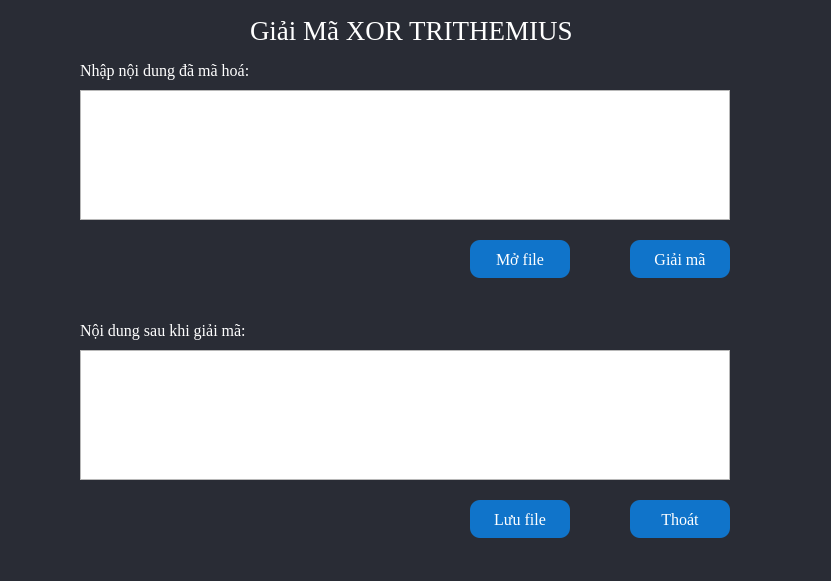
<?xml version="1.0" encoding="UTF-8"?>
<ui version="4.0">
 <class>Form</class>
 <widget class="QWidget" name="Form">
  <property name="geometry">
   <rect>
    <x>0</x>
    <y>0</y>
    <width>831</width>
    <height>581</height>
   </rect>
  </property>
  <property name="windowTitle">
   <string>Form</string>
  </property>
  <property name="styleSheet">
   <string notr="true">#Form{
background-color: #292C35;
color: rgb(255, 255, 255);
}
#btnGiaiMa{
	background-color: #1074CA;
	color: rgb(255, 255, 255);
	border-radius: 10px;
}
#btnOpenFile{
	background-color: #1074CA;
	color: rgb(255, 255, 255);
	border-radius: 10px;
}
#btnSaveFile{
	background-color: #1074CA;
	color: rgb(255, 255, 255);
	border-radius: 10px;

}
#btnClose{
	background-color: #1074CA;
	color: rgb(255, 255, 255);
	border-radius: 10px;

}</string>
  </property>
  <widget class="QTextEdit" name="txtVanBanGoc">
   <property name="geometry">
    <rect>
     <x>80</x>
     <y>350</y>
     <width>650</width>
     <height>130</height>
    </rect>
   </property>
   <property name="font">
    <font>
     <family>Times New Roman</family>
     <pointsize>12</pointsize>
    </font>
   </property>
   <property name="styleSheet">
    <string notr="true">color: rgb(255, 255, 255);
font: 12pt &quot;Times New Roman&quot;;</string>
   </property>
  </widget>
  <widget class="QLabel" name="label_2">
   <property name="geometry">
    <rect>
     <x>80</x>
     <y>60</y>
     <width>221</width>
     <height>21</height>
    </rect>
   </property>
   <property name="font">
    <font>
     <family>Times New Roman</family>
     <pointsize>12</pointsize>
    </font>
   </property>
   <property name="styleSheet">
    <string notr="true">color: rgb(255, 255, 255);</string>
   </property>
   <property name="text">
    <string>Nhập nội dung đã mã hoá:</string>
   </property>
  </widget>
  <widget class="QLabel" name="label">
   <property name="geometry">
    <rect>
     <x>250</x>
     <y>0</y>
     <width>411</width>
     <height>61</height>
    </rect>
   </property>
   <property name="font">
    <font>
     <family>Times New Roman</family>
     <pointsize>20</pointsize>
     <weight>50</weight>
     <italic>false</italic>
     <bold>false</bold>
    </font>
   </property>
   <property name="styleSheet">
    <string notr="true">color: rgb(255, 255, 255);</string>
   </property>
   <property name="text">
    <string>Giải Mã XOR TRITHEMIUS</string>
   </property>
  </widget>
  <widget class="QPushButton" name="btnOpenFile">
   <property name="geometry">
    <rect>
     <x>470</x>
     <y>240</y>
     <width>100</width>
     <height>38</height>
    </rect>
   </property>
   <property name="font">
    <font>
     <family>Times New Roman</family>
     <pointsize>12</pointsize>
    </font>
   </property>
   <property name="text">
    <string>Mở file</string>
   </property>
   <property name="icon">
    <iconset>
     <normaloff>../icon/mo.png</normaloff>../icon/mo.png</iconset>
   </property>
  </widget>
  <widget class="QTextEdit" name="txtCiphertext">
   <property name="geometry">
    <rect>
     <x>80</x>
     <y>90</y>
     <width>650</width>
     <height>130</height>
    </rect>
   </property>
   <property name="styleSheet">
    <string notr="true">color: rgb(255, 255, 255);
font: 12pt &quot;Times New Roman&quot;;</string>
   </property>
  </widget>
  <widget class="QPushButton" name="btnSaveFile">
   <property name="geometry">
    <rect>
     <x>470</x>
     <y>500</y>
     <width>100</width>
     <height>38</height>
    </rect>
   </property>
   <property name="font">
    <font>
     <family>Times New Roman</family>
     <pointsize>12</pointsize>
    </font>
   </property>
   <property name="text">
    <string>Lưu file</string>
   </property>
   <property name="icon">
    <iconset>
     <normaloff>../icon/luufile.png</normaloff>../icon/luufile.png</iconset>
   </property>
   <property name="iconSize">
    <size>
     <width>16</width>
     <height>16</height>
    </size>
   </property>
   <property name="checkable">
    <bool>false</bool>
   </property>
  </widget>
  <widget class="QPushButton" name="btnGiaiMa">
   <property name="geometry">
    <rect>
     <x>630</x>
     <y>240</y>
     <width>100</width>
     <height>38</height>
    </rect>
   </property>
   <property name="font">
    <font>
     <family>Times New Roman</family>
     <pointsize>12</pointsize>
    </font>
   </property>
   <property name="text">
    <string>Giải mã</string>
   </property>
   <property name="icon">
    <iconset>
     <normaloff>../icon/gm_.png</normaloff>../icon/gm_.png</iconset>
   </property>
  </widget>
  <widget class="QLabel" name="label_4">
   <property name="geometry">
    <rect>
     <x>80</x>
     <y>320</y>
     <width>201</width>
     <height>21</height>
    </rect>
   </property>
   <property name="font">
    <font>
     <family>Times New Roman</family>
     <pointsize>12</pointsize>
    </font>
   </property>
   <property name="styleSheet">
    <string notr="true">color: rgb(255, 255, 255);</string>
   </property>
   <property name="text">
    <string>Nội dung sau khi giải mã:</string>
   </property>
  </widget>
  <widget class="QPushButton" name="btnClose">
   <property name="geometry">
    <rect>
     <x>630</x>
     <y>500</y>
     <width>100</width>
     <height>38</height>
    </rect>
   </property>
   <property name="font">
    <font>
     <family>Times New Roman</family>
     <pointsize>12</pointsize>
    </font>
   </property>
   <property name="text">
    <string>Thoát</string>
   </property>
   <property name="icon">
    <iconset>
     <normaloff>../icon/thoat.png</normaloff>../icon/thoat.png</iconset>
   </property>
   <property name="iconSize">
    <size>
     <width>20</width>
     <height>20</height>
    </size>
   </property>
   <property name="checkable">
    <bool>false</bool>
   </property>
  </widget>
 </widget>
 <resources/>
 <connections/>
</ui>
